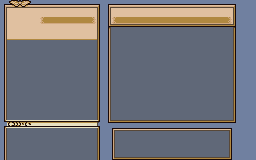

A level layout from a 2D game, rendered from its tile map. Below: a short description, then the map file with its tile-grid data intact:
An orthogonal 32x20 tile map with 8x8 px tiles, 1 tile layer (Tile Layer 1).

<map version="1.10" tiledversion="1.11.2" orientation="orthogonal" renderorder="right-down" width="32" height="20" tilewidth="8" tileheight="8" infinite="0" nextlayerid="2" nextobjectid="1">
 <tileset firstgid="1" name="MenuTiles" tilewidth="8" tileheight="8" tilecount="128" columns="16">
  <image source="../../Image/Png/MenuTiles.png" width="128" height="64" />
 </tileset>
 <layer id="1" name="Tile Layer 1" width="32" height="20">
  <data encoding="csv">
2,50,51,52,3,3,3,3,3,3,3,3,6,2,3,3,3,3,3,3,3,3,3,3,3,3,3,3,3,6,1,1,
13,14,14,14,14,14,14,14,14,14,14,14,16,13,14,14,14,14,14,14,14,14,14,14,14,14,14,14,14,16,1,1,
13,14,14,14,14,100,101,101,101,101,101,102,16,13,100,101,101,101,101,101,101,101,101,101,101,101,101,101,102,16,1,1,
13,14,14,14,14,14,14,14,14,14,14,14,16,106,107,107,107,107,107,107,107,107,107,107,107,107,107,107,107,110,1,1,
24,25,25,25,25,25,25,25,25,25,25,25,26,41,9,9,9,9,9,9,9,9,9,9,9,9,9,9,9,11,1,1,
8,9,9,9,9,9,9,9,9,9,9,9,56,41,9,9,9,9,9,9,9,9,9,9,9,9,9,9,9,11,1,1,
8,9,9,9,9,9,9,9,9,9,9,9,56,41,9,9,9,9,9,9,9,9,9,9,9,9,9,9,9,11,1,1,
8,9,9,9,9,9,9,9,9,9,9,9,56,41,9,9,9,9,9,9,9,9,9,9,9,9,9,9,9,11,1,1,
8,9,9,9,9,9,9,9,9,9,9,9,56,41,9,9,9,9,9,9,9,9,9,9,9,9,9,9,9,11,1,1,
8,9,9,9,9,9,9,9,9,9,9,9,56,41,9,9,9,9,9,9,9,9,9,9,9,9,9,9,9,11,1,1,
8,9,9,9,9,9,9,9,9,9,9,9,56,41,9,9,9,9,9,9,9,9,9,9,9,9,9,9,9,11,1,1,
8,9,9,9,9,9,9,9,9,9,9,9,56,41,9,9,9,9,9,9,9,9,9,9,9,9,9,9,9,11,1,1,
8,9,9,9,9,9,9,9,9,9,9,9,56,41,9,9,9,9,9,9,9,9,9,9,9,9,9,9,9,11,1,1,
8,9,9,9,9,9,9,9,9,9,9,9,56,41,9,9,9,9,9,9,9,9,9,9,9,9,9,9,9,11,1,1,
8,9,9,9,9,9,9,9,9,9,9,9,56,41,9,9,9,9,9,9,9,9,9,9,9,9,9,9,9,11,1,1,
35,36,37,38,39,39,39,39,39,39,39,39,40,27,30,30,30,30,30,30,30,30,30,30,30,30,30,30,30,32,1,1,
7,9,9,9,9,9,9,9,9,9,9,9,56,1,115,116,116,116,116,116,116,116,116,116,116,116,116,116,117,1,1,1,
7,9,9,9,9,9,9,9,9,9,9,9,56,1,118,9,9,9,9,9,9,9,9,9,9,9,9,9,119,1,1,1,
7,9,9,9,9,9,9,9,9,9,9,9,56,1,118,9,9,9,9,9,9,9,9,9,9,9,9,9,119,1,1,1,
7,9,9,9,9,9,9,9,9,9,9,9,56,1,120,121,121,121,121,121,121,121,121,121,121,121,121,121,122,1,1,1
</data>
 </layer>
</map>
